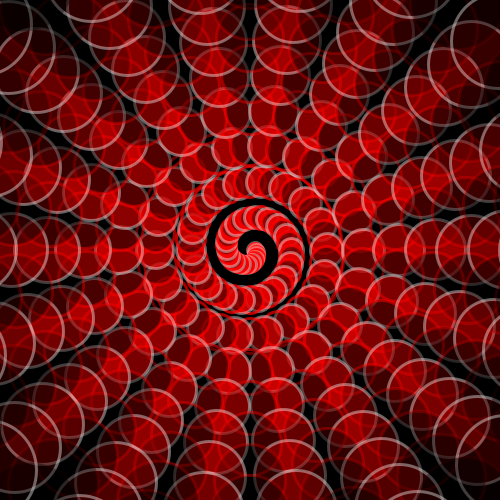
Frame 1 (no input)
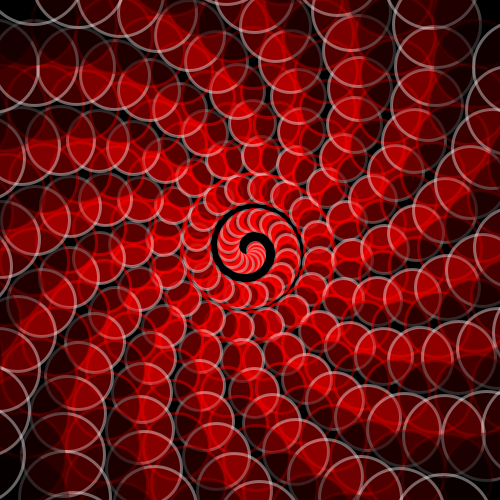
Frame 60 (the mouse pressed at the canvas centre just before this capture)
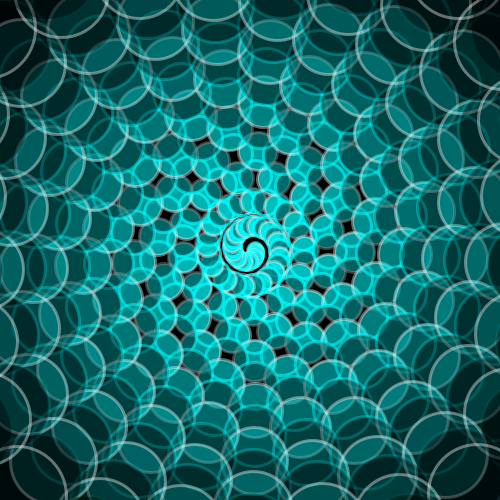
Frame 120 (the mouse held since frame 60 and released just before this capture)

The Processing sketch that drew these frames (run headless with seeded random() and noise(); from frame 60 on, the mouse is pressed at the canvas centre):

// Processing sketch: processing_155457
// ── processing_155457.pde

//
// click canvas to stop/restart sketch
//

float mx, my;
float angleStep = 10; 
float counter = 0; 
float diagonal; 
boolean looping = true; 

void setup() {
  size(500, 500); 
  background(0); 
  smooth(); 
  strokeWeight(3); 
  frameRate(10);

  colorMode(HSB, 360, 100, 100); 

  diagonal = dist(0, 0, width, height); 
  mx = width/2; 
  my = height/2;
}

void draw() {
  background(0); 

  float radius = 5;
  float angle = 0; 
  float x, y;  
  float eSize = 15;
  int farbe = 0;
  
  color c; 
  float alpha; 

  c = color(map(mouseX, 0, width, 0, 360), 100, 100); 

  while (radius <= diagonal/2) {         
    alpha = map(radius, 5, diagonal/2, 220, 0);
    if (farbe%2 == 0) { 
      fill(c, alpha);    
      stroke(360, 100);
    } else {
      fill(0, 100);
      stroke(c, alpha);
    }

    x = mx + radius * cos(radians(angle)); 
    y = my + radius * sin(radians(angle));

    ellipse(x, y, eSize, eSize);
    
    angle += angleStep;  
    radius += 1;
    eSize += 0.25;    
    farbe++; 
  }

  angleStep += sin(radians(counter)) * 360;
  counter += 0.0001;
}

void mouseReleased() {
  looping = !looping; 
  if (looping) {
    loop();
  } else {
    noLoop();
  }
}
